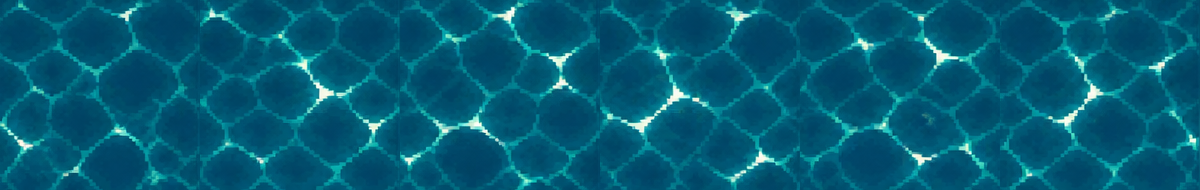
#> input picture godot/tools/beach_art/spr/water_deep.png, 1200 x 190 px; its folder holds only this picture in this run
$ python compose.py
#> lines starting #> are read from the running program, lines starting #| are printed output that depends on the picture; after the words box and inside, x2 and y2 are one past the last pixel; in counts of white or black regions, pixels touching at a corner belong together
"""Builds the Coral Spiral backdrop: six 768x416 frames (water, foam, palms, umbrellas, flags, boats, signs and
fans move between them) and the logic grid. The road spirals clockwise from the entry gate on the left beach
in to the core in the middle of the plaza."""
import json, os, math
import numpy as np
from PIL import Image, ImageDraw, ImageFilter, ImageFont
from scipy import ndimage

ROOT = os.path.dirname(os.path.abspath(__file__))
os.chdir(ROOT)
CANAL = os.path.join(ROOT, '..', 'canal_art', 'spr')
COLS, ROWS = 24, 15
CW, CH, TD = 64, 48, 64          # 2x art: a cell is 64x48 on screen, 64x64 before the 3/4 squash
OY = 64                           # 2x art: the grid starts below the back wall
W2, H2 = 1536, 832
PRE = 2                           # rows drawn above the grid (top-down canvas starts at row -2)
TDH = (ROWS + PRE + 1) * TD       # top-down canvas height (rows -2..15)
NF = 6
FONT = os.path.join(ROOT, '..', '..', 'assets', 'fonts', 'Oxanium.ttf')


def td(c, r):
    return c * TD, (r + PRE) * TD


def ctr(c, r):
    x, y = td(c, r)
    return x + TD // 2, y + TD // 2


def seg(a, b):
    """cells from a to b inclusive along a row or column"""
    (c0, r0), (c1, r1) = a, b
    dc, dr = (c1 > c0) - (c1 < c0), (r1 > r0) - (r1 < r0)
    out = [a]
    while out[-1] != b:
        out.append((out[-1][0] + dc, out[-1][1] + dr))
    return out


# ---------- logic: the spiral ----------
legs = [((0, 5), (5, 5)), ((5, 4), (5, 2)), ((6, 2), (19, 2)), ((19, 3), (19, 12)), ((18, 12), (8, 12)),
        ((8, 11), (8, 5)), ((9, 5), (16, 5)), ((16, 6), (16, 9)), ((15, 9), (12, 9)), ((12, 8), (12, 7))]
path = []
for a, b in legs:
    path += seg(a, b)
pset = set(path)
assert len(pset) == len(path)
for i, p in enumerate(path):  # the road must be one line: no tile touches a road tile other than its neighbours
    for q in path[i + 2:]:
        assert abs(p[0] - q[0]) + abs(p[1] - q[1]) > 1, (p, q)

# island: sand from column 1 to 22 and row -1 to 14, with a bay for the boats on the lower left
X0, X1 = 64, 1472
Y0, Y1 = td(0, -1)[1] + 24, td(0, 15)[1]
BAY = (X0, td(0, 8)[1], 128, td(0, 14)[1])
yy, xx = np.mgrid[0:TDH, 0:W2]
island = (xx >= X0) & (xx < X1) & (yy >= Y0) & (yy < Y1)
island &= ~((xx >= BAY[0]) & (xx < BAY[2]) & (yy >= BAY[1]) & (yy < BAY[3]))
# round the corners a little
island = ndimage.binary_opening(island, structure=np.ones((3, 3)), iterations=10)
water = set()
for r in range(ROWS):
    for c in range(COLS):
        x, y = td(c, r)
        if island[y + 8:y + TD - 8, x + 8:x + TD - 8].mean() < 0.5 and (c, r) not in pset:
            water.add((c, r))
blocked = set()
rs = np.random.RandomState(3)

# ---------- static ground (top-down) ----------
g = np.zeros((TDH, W2, 3), np.float32)
# beach sand
g[:] = np.array([246, 204, 160], np.float32)
g += rs.normal(0, 5, (TDH, W2, 1))
for _ in range(1600):
    x, y = rs.randint(0, W2 - 3), rs.randint(0, TDH - 3)
    g[y:y + 2, x:x + 2] = g[y:y + 2, x:x + 2] * 0.5 + np.array([236, 120, 150]) * 0.5
# the plaza: pale pink-cream tiles
PX0, PY0 = td(2, 0)
PX1, PY1 = td(22, 14)
pl = (xx >= PX0) & (xx < PX1) & (yy >= PY0) & (yy < PY1)
pa = np.zeros((TDH, W2, 3), np.float32)
pa[:] = np.array([244, 214, 204], np.float32)
jit = rs.uniform(-6, 6, (TDH // 32 + 1, W2 // 32 + 1))
pa += jit[yy // 32, xx // 32][..., None] * np.array([1, 0.85, 0.8])
pa += rs.normal(0, 3, (TDH, W2, 1))
grout = ((yy % 64) < 2) | ((xx % 64) < 2)
pa[grout] = pa[grout] * 0.5 + np.array([214, 170, 178]) * 0.5
fine = (((yy % 64) == 32) | ((xx % 64) == 32)) & ~grout
pa[fine] = pa[fine] * 0.8 + np.array([222, 184, 190]) * 0.2
g[pl] = pa[pl]
img = Image.fromarray(np.clip(g, 0, 255).astype(np.uint8))
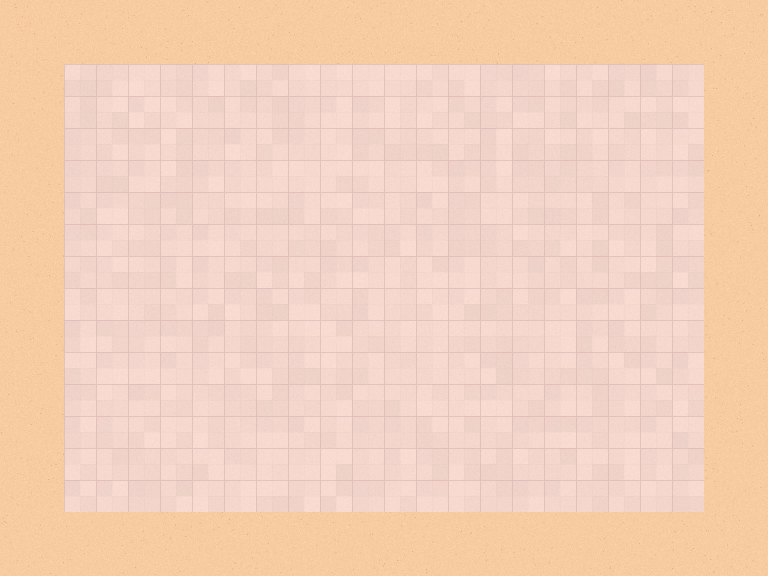
#> img: PIL image 1536x1152 RGB (shown at 1/2 size); mean R, G, B 243.6, 209.1, 187.6
d = ImageDraw.Draw(img)
# plaza kerb: a pink stone edge with a shadow onto the sand
d.rectangle((PX0 - 6, PY0 - 6, PX1 + 5, PY1 + 5), outline=(226, 150, 176), width=6)
d.rectangle((PX0 - 9, PY0 - 9, PX1 + 8, PY1 + 8), outline=(170, 110, 140), width=3)

# rocks on the beach corners
def rock(cx, cy, s):
    for k in range(3):
        ox, oy = rs.randint(-s, s), rs.randint(-s // 2, s // 2)
        r = rs.randint(s // 2, s)
        d.ellipse((cx + ox - r, cy + oy - r * 0.8, cx + ox + r, cy + oy + r * 0.8), fill=(86, 78, 120))
        d.ellipse((cx + ox - r + 3, cy + oy - r * 0.8 + 2, cx + ox + r - 5, cy + oy + r * 0.4), fill=(128, 118, 160))
        d.ellipse((cx + ox - r * 0.4, cy + oy - r * 0.6, cx + ox + r * 0.1, cy + oy - r * 0.2), fill=(170, 160, 196))

for c, r in ((1, 7), (1, 14), (22, 14), (22, 8), (12, 14), (1, -1), (6, 14)):
    x, y = ctr(c, r)
    rock(x, y + 14, 14)
# starfish and shells
for _ in range(26):
    c, r = rs.choice([1, 22]), rs.randint(-1, 15)
    if rs.rand() < 0.5:
        c, r = rs.randint(1, 23), rs.choice([14, -1])
    x, y = ctr(c, r)
    x += rs.randint(-24, 24); y += rs.randint(-20, 20)
    col = [(248, 120, 150), (255, 170, 120), (250, 236, 220)][rs.randint(3)]
    for a in range(5):
        t = a * 2 * math.pi / 5
        d.line((x, y, x + 6 * math.cos(t), y + 6 * math.sin(t)), fill=col, width=3)

# docks in the bay and the pier the road takes over the water
WOOD, WOOD_D = (176, 116, 96), (104, 64, 70)
for r in (9, 12):
    x0, y0 = 0, td(0, r)[1] + 20
    for x in range(x0, 132, 10):
        d.rectangle((x, y0, x + 8, y0 + 26), fill=WOOD)
        d.line((x + 9, y0, x + 9, y0 + 26), fill=WOOD_D)
    for x in (6, 60, 112):
        d.rectangle((x, y0 + 24, x + 8, y0 + 34), fill=WOOD_D)
static_ground = img.convert('RGBA')
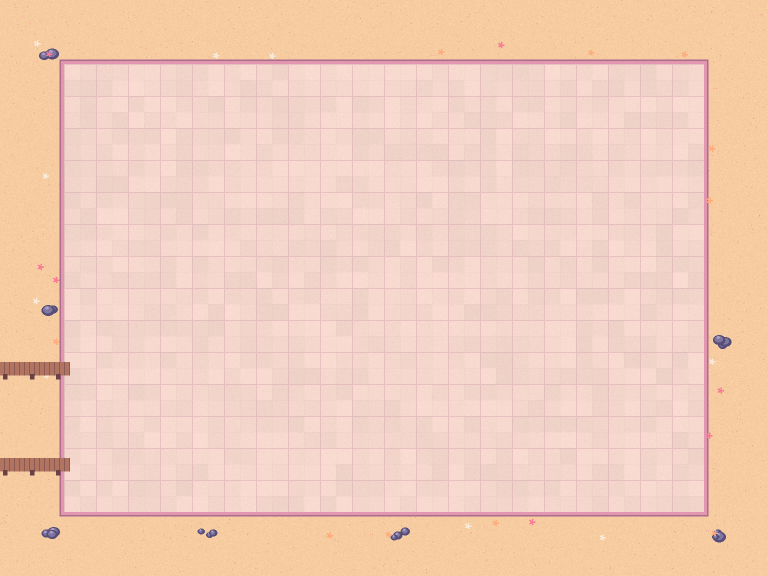
#> static_ground: PIL image 1536x1152 RGBA (shown at 1/2 size); mean R, G, B, A 242.1, 206.9, 187.3, 255
static_ground.putalpha(Image.fromarray((island * 255).astype(np.uint8)))
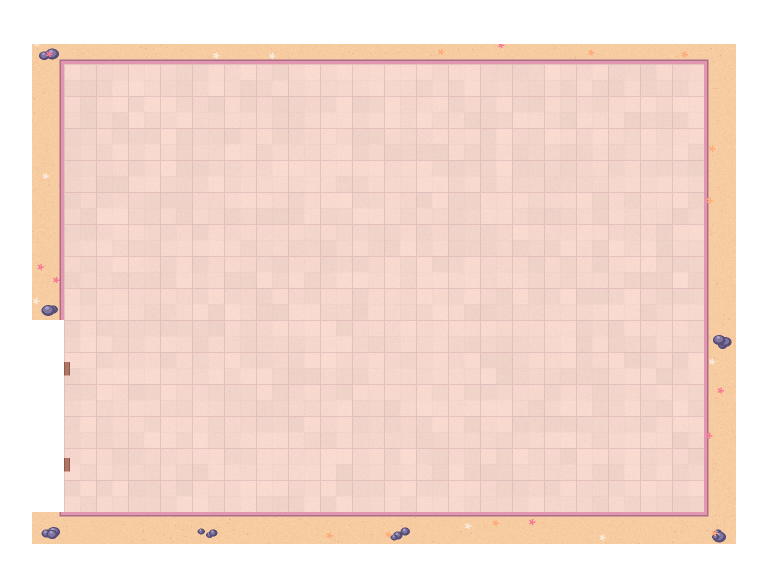
#> static_ground: PIL image 1536x1152 RGBA (shown at 1/2 size); mean R, G, B, A 242.1, 206.9, 187.3, 199.4; transparent parts drawn white
docks = Image.new('RGBA', img.size, (0, 0, 0, 0))
#> docks: PIL image 1536x1152 RGBA; every value is 0
docks.paste(img.crop((0, td(0, 9)[1], 132, td(0, 13)[1])), (0, td(0, 9)[1]))
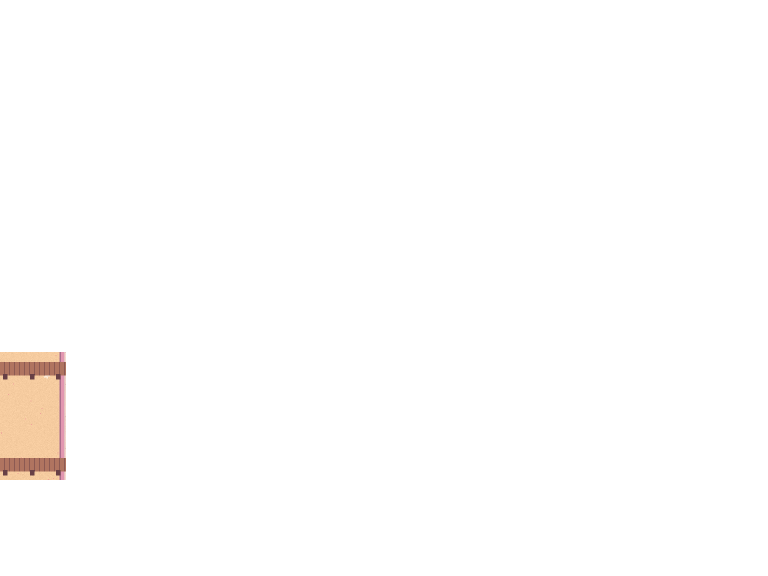
#> docks: PIL image 1536x1152 RGBA (shown at 1/2 size); mean R, G, B, A 4.3, 3.4, 2.8, 4.9; transparent parts drawn white
dk = np.asarray(docks).copy()
dmask = np.zeros(dk.shape[:2], bool)
for r in (9, 12):
    y0 = td(0, r)[1] + 20
    dmask[y0:y0 + 35, 0:132] = True
dk[..., 3] = np.where(dmask & ~island, 255, 0)
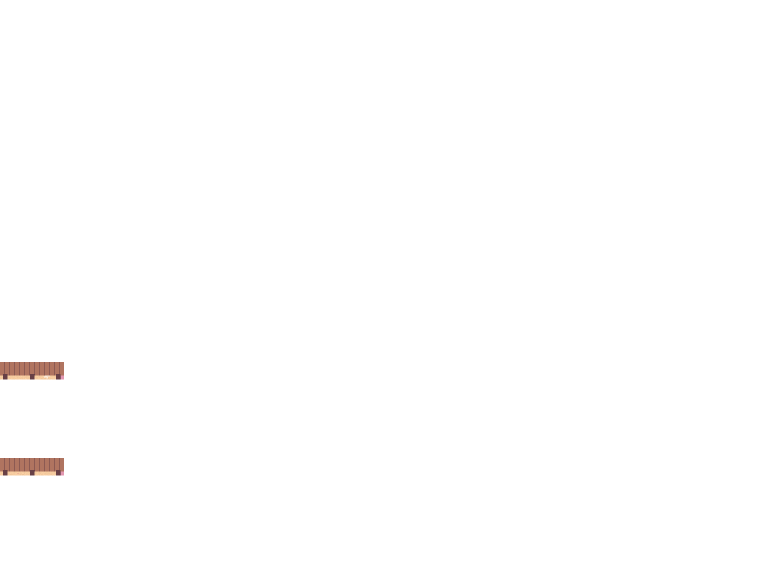
#> dk: shape (1152, 1536, 4) (shown at 1/2 size); 1.4% of pixels changed, all inside (x1, y1, x2, y2) = (0, 704, 132, 960); transparent parts drawn white
docks = Image.fromarray(dk, 'RGBA')

# ---------- the road ----------
road = Image.new('RGBA', img.size, (0, 0, 0, 0))
rd = ImageDraw.Draw(road)
pts = [ctr(-1, 5)] + [ctr(*p) for p in path]
cp = [pts[0]]
for i in range(1, len(pts) - 1):
    a, b, e = pts[i - 1], pts[i], pts[i + 1]
    if (b[0] - a[0], b[1] - a[1]) != (e[0] - b[0], e[1] - b[1]):
        cp.append(b)
cp.append(pts[-1])
rd.line(cp, fill=(250, 150, 206, 255), width=62, joint='curve')
rd.line(cp, fill=(150, 70, 130, 255), width=56, joint='curve')
rd.line(cp, fill=(44, 38, 74, 255), width=52, joint='curve')
ra = np.asarray(road).astype(np.float32)
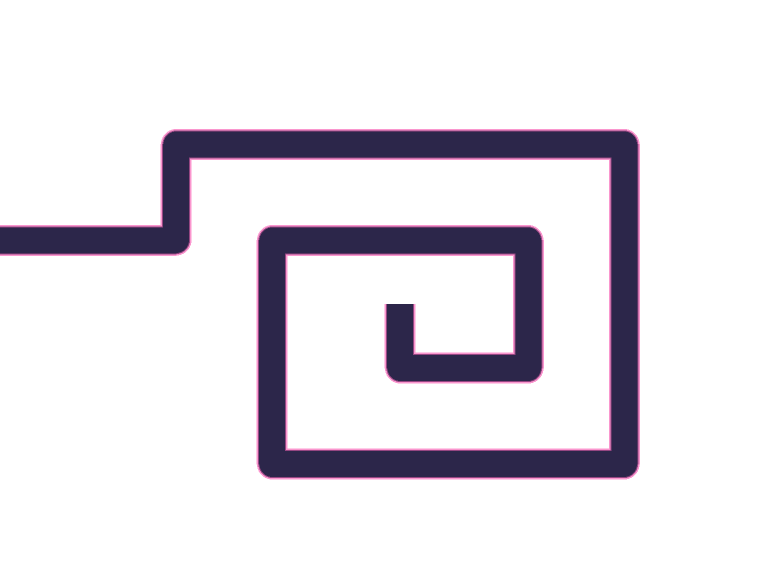
#> ra: shape (1152, 1536, 4) float32 (shown at 1/2 size); mean R, G, B, A 10.8, 7.7, 13.8, 39; transparent parts drawn white
asph = (ra[..., :3] == np.array([44, 38, 74])).all(-1)
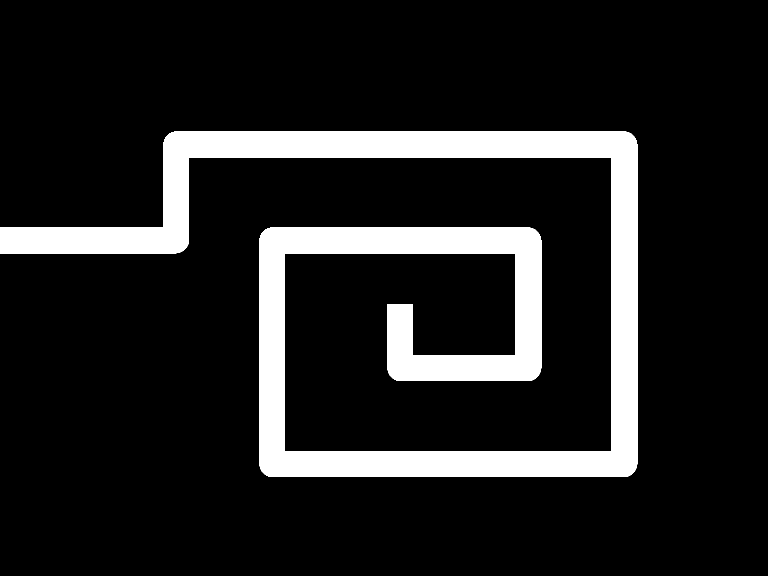
#> asph: shape (1152, 1536) bool (shown at 1/2 size); 12.8% white; 1 white region, box (x1, y1, x2, y2) and area: (0, 263, 1275, 954) 226499
noise = rs.normal(0, 4, ra.shape[:2])
ra[..., :3][asph] += noise[asph][:, None]
road = Image.fromarray(np.clip(ra, 0, 255).astype(np.uint8), 'RGBA')
br = ImageDraw.Draw(road)
# railings on the pier over the water
xa, yb = td(-1, 5)
xb = td(1, 5)[0]
for yr in (yb + 1, yb + TD - 5):
    br.rectangle((0, yr, xb, yr + 3), fill=(240, 226, 236, 255))
    for x in range(0, xb, 14):
        br.rectangle((x, yr - 1, x + 3, yr + 4), fill=(150, 70, 130, 255))

# lane markings: cyan dashes and arrows the way enemies walk
CY, CYD = (98, 226, 242), (40, 120, 150)
marks = Image.new('RGBA', img.size, (0, 0, 0, 0))
md = ImageDraw.Draw(marks)
dirs = {}
for i, p in enumerate(path):
    nxt = path[i + 1] if i + 1 < len(path) else None
    prv = path[i - 1] if i > 0 else (-1, 5)
    dirs[p] = (nxt[0] - p[0], nxt[1] - p[1]) if nxt else (p[0] - prv[0], p[1] - prv[1])
corner = {path[i] for i in range(1, len(path) - 1)
          if (path[i][0] - path[i - 1][0], path[i][1] - path[i - 1][1]) != (path[i + 1][0] - path[i][0], path[i + 1][1] - path[i][1])}
arrow_at, run = set(), 0
for i, p in enumerate(path):
    near = any(path[j] in corner for j in range(max(0, i - 1), min(len(path), i + 2)))
    run += 1
    if 1 <= i < len(path) - 2 and not near and run >= 3:
        arrow_at.add(p)
        run = 0
for i, p in enumerate(path):
    if p in corner or i == len(path) - 1:
        continue
    cx, cy = ctr(*p)
    dx, dy = dirs[p]
    if p in arrow_at:
        tip = (cx + dx * 18, cy + dy * 18)
        tail = (cx - dx * 16, cy - dy * 16)
        px, py = -dy, dx
        base = (cx + dx * 4, cy + dy * 4)
        head = [tip, (base[0] + px * 10, base[1] + py * 10), (base[0] - px * 10, base[1] - py * 10)]
        md.line((tail, base), fill=CYD, width=8)
        md.polygon([(h[0] + dx * 2, h[1] + dy * 2) for h in head], fill=CYD)
        md.line((tail, base), fill=CY, width=4)
        md.polygon(head, fill=CY)
        continue
    for k in (-24, 4):
        md.line(((cx + dx * k, cy + dy * k), (cx + dx * (k + 18), cy + dy * (k + 18))), fill=CY, width=3)
road.alpha_composite(marks)


# ---------- animated sheets ----------
# [4 lines left out: function frames, not called in this run]


def water_tex(name, size=128):
#> called with name = 'deep', size = 128
    s = Image.open('spr/water_%s.png' % name).convert('RGB')
#> s is the input picture: PIL image 1200x190 RGB; mean R, G, B 5.2, 92.5, 117.9
    w = s.width // NF
#> w = 200
    return [np.asarray(s.crop((i * w, 0, (i + 1) * w, s.height)).resize((size, size), Image.LANCZOS)).astype(np.float32) for i in range(NF)]


deep, mid = water_tex('deep'), water_tex('mid')
#> (the run stopped early here; a loop or call above may not have finished)
